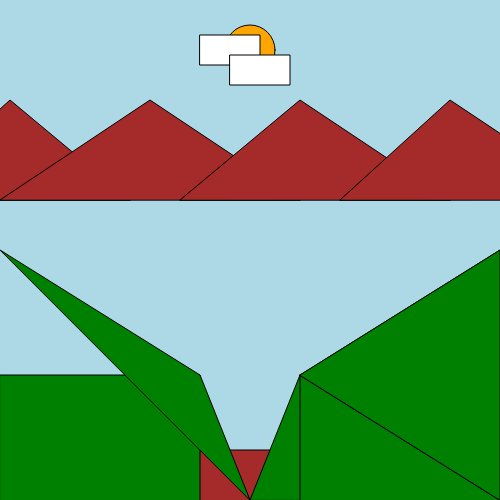
Frame 1 (no input)
Frame 60 (no input): identical to frame 1, image omitted
Frame 120 (the mouse pressed at the canvas centre since frame 60): identical to frame 1, image omitted

The p5.js sketch that drew this single still picture (run headless with seeded random() and noise() and a simulated clock; from frame 60 on, the mouse is pressed at the canvas centre):

// p5.js sketch
// ── sketch.js
var sun;
var ground;
var m0,m1,m2,m3;
var cloud1,cloud2,cloud3;

function setup(){
    canvas=createCanvas(500,500);
    angleMode(DEGREES)

   // sun=circle(250,50,25);
   // ground=rectangle(250,480,500,60);
}

function draw(){
  background("lightblue");

  fill("orange");
  ellipseMode(RADIUS);
  sun=ellipse(250,50,25);

  fill("brown");
  // stroke("yellow");
  // strokeWeight(5);
  rectMode(CENTER);
  ground=rect(250,480,500,60);
  
  fill("brown");
  m0=triangle(-100,200,10,100,130,200);
  
  fill("brown");
  m1=triangle(0,200,150,100,300,200);

  fill("brown");
  m2=triangle(180,200,300,100,450,200);

  fill("brown");
  m3=triangle(340,200,450,100,600,200);

  fill("white");
  rectMode(CENTER);
  cloud1=rect(230,50,60,30);

  fill("white");
  rectMode(CENTER);
  cloud2=rect(260,70,60,30);
 
  // fill("blue");
  // rectMode(CENTER);
  // falls=rect(500,300,20,300);

  fill("green");
  rectMode(CENTER);
  lakes=rect(400,450,200,150);

  fill("green");
  triangle(250,500,300,375,300,500)
  triangle(300,375,500,250,500,500);

  fill("green");
  rectMode(CENTER);
  lakes=rect(100,450,200,150);

  fill("green");
  triangle(0,250,200,375,250,500)
  triangle(300,375,500,250,500,500);
}


// ── style.css
html, body {
  margin: 0;
  padding: 0;
  background: aqua;
}

canvas {
  display: block;
}
